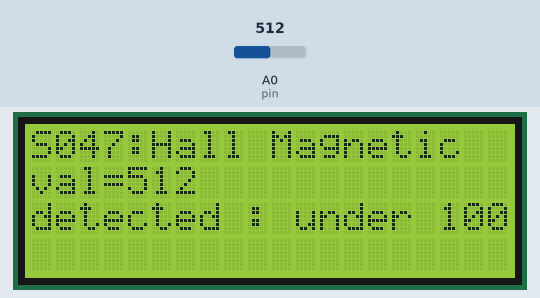
This sketch was run on a simulated Arduino Uno, built with avr-gcc and run on an emulated ATmega328P. Shown: 20×4 character LCD. The test bench sets the inputs (shaded band); at power-on: A0 (pin) = 512.

Above: at 2.2 s.
2.3 s: A0 (pin) set to 737
At 3.1 s:
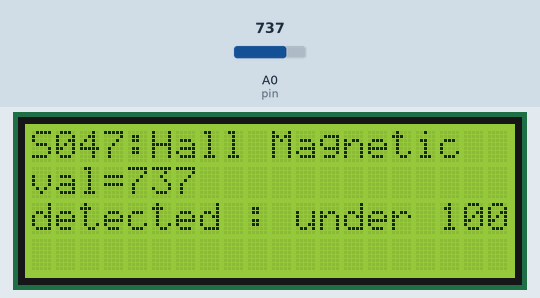
3.8 s: A0 (pin) set to 763
At 4.5 s:
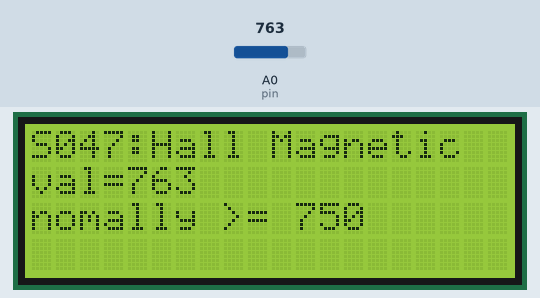
5.3 s: A0 (pin) set to 740
At 6.6 s:
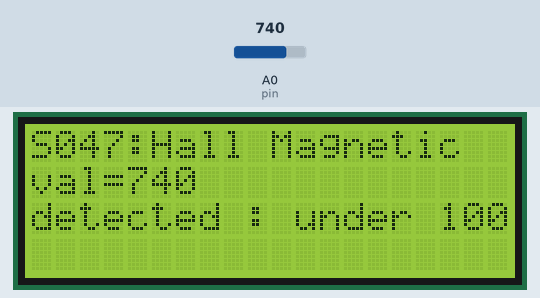
Timing chart, 0 to 8.3 s (numbered marks = the images above; inputs shaded):
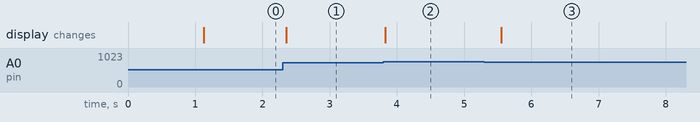

Measured:
- the behaviour switches between 749 and 750 on A0 (pin) (found by bisection; images 1 and 2)
- after the input at 2.3 s, the display: changes after 0.05 s (image 1)
- after the input at 3.8 s, the display: changes at once (image 2)
- after the input at 5.3 s, the display: changes after 0.25 s (image 3)

The sketch:

basic_test.ino
```cpp
/* Hall Magnetic Sensor Module (KY-003) [S047] : http://rdiot.tistory.com/93 [RDIoT Demo] */

#include <Wire.h>
#include <LiquidCrystal_I2C.h>

LiquidCrystal_I2C lcd(0x27,20,4);  // LCD2004
int pin = A0;

void setup()
{
  lcd.init();  // initialize the lcd
  lcd.backlight();
  lcd.print("start LCD2004");

  pinMode(pin,INPUT);
  delay(1000);

  lcd.clear();
}

void loop()
{

  lcd.setCursor(0,0);
  lcd.print("S047:Hall Magnetic");

  int val = analogRead(pin);

  lcd.setCursor(0,1);
  lcd.print("val=" + (String)val + "  ");

  if(val>=750)
  {
    lcd.setCursor(0,2);
    lcd.print("nomally >= 750      ");
  }
  else
  {
    lcd.setCursor(0,2);
    lcd.print("detected : under 100");

  }
  delay(200);
}
```
